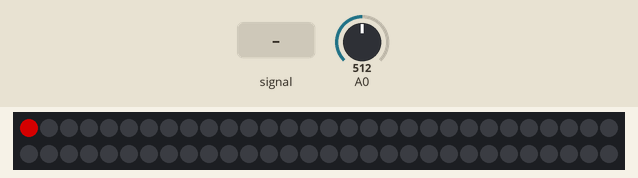
Recording of a sketch running on a simulated Arduino Uno, built for the host (arithmetic inside an expression is 32-bit, double 64-bit). Parts: 60 RGB LEDs in strip order, left to right, continuing on the next row. The inputs (shaded band) are chosen by the test bench; at power-on: A0 = 512. Dim RGB values are drawn brighter than linear.

Above: at 2.2 s.
2.3 s: A0 fed a 200 Hz sine of ±81 counts around its level
4.2 s: A0 set to 1023
At 4.6 s:
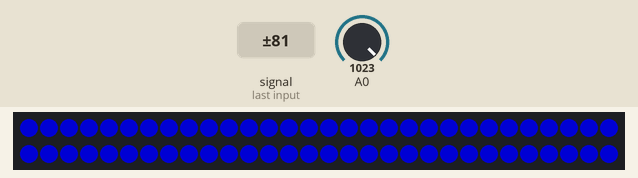
5.7 s: A0 set to 900
7.2 s: A0 set to 0
At 7.66 s:
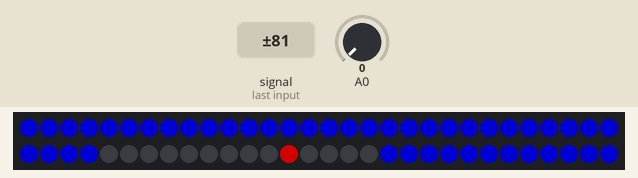
Timing chart, 0 to 10.0 s (numbered marks = the images above; inputs shaded):
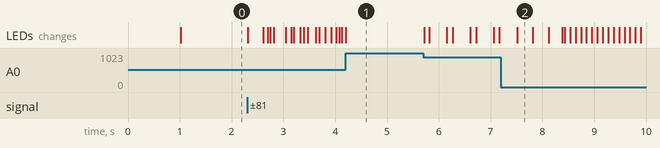

Measured:
- after the input at 4.2 s, the LEDs: change at once (image 1)
- after the input at 7.2 s, the LEDs: change after 0.32 s (image 2)

The sketch:

Musical_Leds_v2.0.ino
```cpp
#include "FastLED.h"

#define LED_DT 7                                             // Data pin to connect to the strip.
#define COLOR_ORDER GRB                                       // Are they RGB, GRB or what??
#define LED_TYPE WS2812                                       // Don't forget to change LEDS.addLeds
#define NUM_LEDS 60

int soundSensor = 2; // pin for the spl sensor
struct CRGB leds[NUM_LEDS];
uint8_t max_bright = 128;

const long interval = 15; // this is the interval for the 'falling' blue leds
unsigned long previousMillis = 0;


const long interval_hs = 100; // interval for the 'falling' red led
unsigned long previousMillis_hs = 0;


//int pos = 0;

void setup() {
  LEDS.addLeds<LED_TYPE, LED_DT, COLOR_ORDER>(leds, NUM_LEDS);    // Use this for WS2812B
  FastLED.setBrightness(max_bright); //sets max brightness of led strip
  delay(1000);                                                // Power-up safety delay or something like that.
  Serial.begin(9600); // this was used for testing purposes to make sure the sensor was reading correctly

  pinMode(soundSensor, INPUT);
}

int max_led = 0; // the highest point that low reaches
int high_score = 0; // location of the red led
void loop() {

  // first we want to read the sensor data 100 times
  // and take the highest value read
  // this gets rid of noise and any junk the sensor read
  int temp_Read;
  int total;
  for (int i = 0; i < 100; i++){
    temp_Read = analogRead(A0);
    if (temp_Read>total){
      total = temp_Read;
      delay(1);
    }
  }

  // the value 550 is where no noise is read by the sensor in a quiet setting
  int low = map(total, 550,1000, 0, NUM_LEDS); //this will map the analog output from 550-1200 to 0-NUM_LEDS

  // if low is below 0 then set it -1 which makes the strip of leds 'blank' when the sensor is reading 0
  if (low < 0){
    low = -1;
  }

  //Serial.println(max_led, DEC); // this was used to test max_led

  if (low > max_led){
  max_led = low; // keeps track of how the leds highest point
  for (int i = 0; i <= low; i++){
    leds[i] = CRGB::Blue; // we want to light up every led equal up to low
  }}

  // a delay without using delay()
  unsigned long currentMillis = millis();
  if (currentMillis - previousMillis >= interval){
    previousMillis = currentMillis;
    leds[max_led] = CRGB::Black; // this makes the leds 'fall' back down
    max_led--; // we want to decrease the number by one to create the 'falling' animation
  }

  // led strip is 'blank' when sensor is reading nothing
  if(max_led <= 0){
    max_led = -1;
  }

  // whenever high_score is less than low, make it equal to low + 1
  if (high_score < low){
  high_score = low+1;
  }

  // delay without delay() but for the high_score variable
  if (currentMillis - previousMillis_hs >= interval_hs){
    previousMillis_hs = currentMillis;
    leds[high_score] = CRGB::Black;
    high_score--;
  }

  // we want the red led on the strip when nothing is playing
  if (high_score < 0){
    high_score = 0;
  }

  // i put this last so it will overwrite any blue leds in its place
  leds[high_score] = CRGB::Red;

  FastLED.show();
}


// reset function for testing that clears the led strip
void reset(){
  for(int i = 0; i < NUM_LEDS; i++){
    leds[i] = CRGB::Black;
  }

  FastLED.show();
}
```
